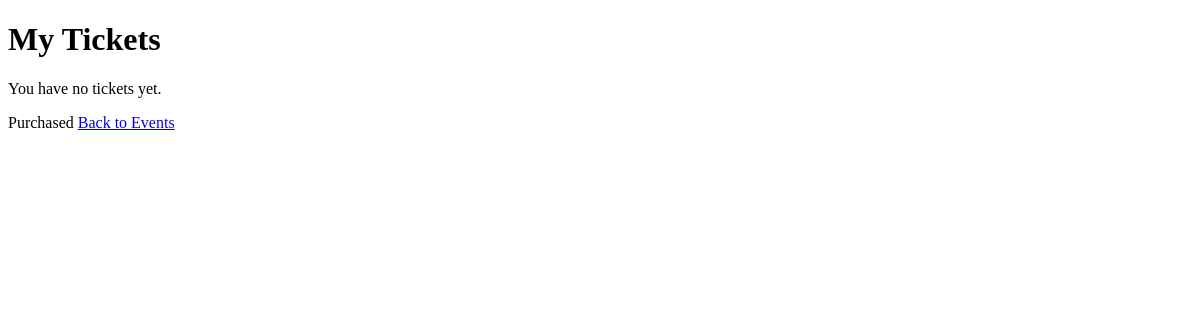
The page /my-tickets/ (signed in) on the database as committed earlier.
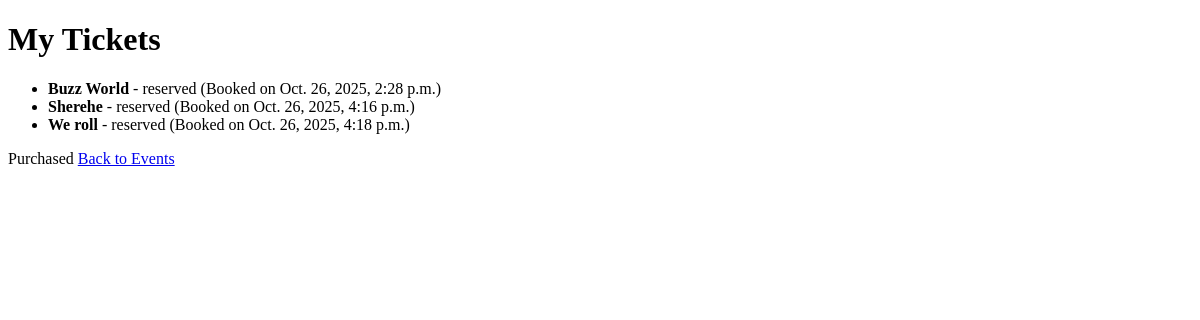
The same page on the database as committed later.
### ticko/models.py (models this page shows, shortened)
class Ticket(models.Model):
    STATUS_CHOICES = [
        ('reserved', 'Reserved'),
        ('purchased', 'Purchased'),
    ]
    user = models.ForeignKey(User, on_delete=models.CASCADE)
    event = models.ForeignKey(Event, on_delete=models.CASCADE)
    status = models.CharField(max_length=10, choices=STATUS_CHOICES, default='reserved')
    purchase_date = models.DateTimeField(auto_now_add=True)

class Event(models.Model):
    name = models.CharField(max_length=200)
    description = models.TextField()
    date = models.DateField()
    time = models.TimeField()
    location = models.CharField(max_length=200)
    price = models.DecimalField(max_digits=8, decimal_places=2)
    total_seats = models.IntegerField()
    available_seats = models.IntegerField()
    organizer = models.ForeignKey(User, on_delete=models.CASCADE, related_name='organized_events')

### ticko/views.py (the view)
# urls.py: path('my-tickets/', views.my_tickets_view, name='my_tickets'),
@login_required
def my_tickets_view(request):
    tickets = Ticket.objects.filter(user=request.user).select_related('event')
    return render(request, 'ticko/my_tickets.html', {'tickets': tickets})

### ticko/templates/ticko/my_tickets.html (shortened to what this page needs)
<!DOCTYPE html>
<html>
<head>
</head>
<body>
    <h1>My Tickets</h1>
    {% if tickets %}
        <ul>
            {% for ticket in tickets %}
                <li>
                    <strong>{{ ticket.event.name }}</strong> -
                    {{ ticket.status }} (Booked on {{ ticket.purchase_date }})
                </li>
            {% endfor %}
        </ul>
    {% else %}
        <p>You have no tickets yet.</p>
    {% endif %}
    {% if ticket.status == 'reserved' %}
    <a href="{% url 'pay_for_ticket' ticket.id %}" class="btn btn-success btn-sm">Pay Now</a>
{% else %}
    <span class="badge bg-success">Purchased</span>
{% endif %}
    <a href="{% url 'event_list' %}">Back to Events</a>
</body>
</html>

Rows that differ between the two databases and show on the page:
added Ticket: event.name "Buzz World", status "reserved", purchase_date "Oct. 26, 2025, 2:28 p.m."
added Ticket: event.name "Sherehe", status "reserved", purchase_date "Oct. 26, 2025, 4:16 p.m."
added Ticket: event.name "We roll", status "reserved", purchase_date "Oct. 26, 2025, 4:18 p.m."
Other text that changed with them:
text no longer shown: "You have no tickets yet."
